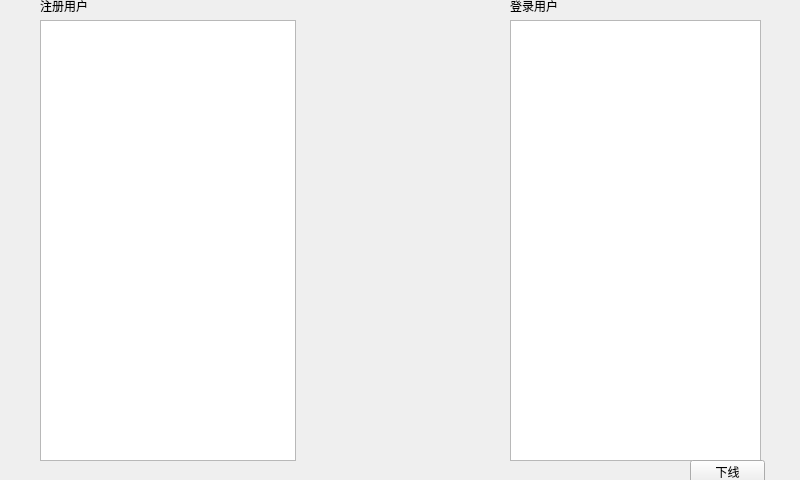
<?xml version="1.0" encoding="UTF-8"?>
<ui version="4.0">
 <class>Widget</class>
 <widget class="QWidget" name="Widget">
  <property name="geometry">
   <rect>
    <x>0</x>
    <y>0</y>
    <width>800</width>
    <height>480</height>
   </rect>
  </property>
  <property name="windowTitle">
   <string>Widget</string>
  </property>
  <widget class="QListWidget" name="listWGRegister">
   <property name="geometry">
    <rect>
     <x>40</x>
     <y>20</y>
     <width>256</width>
     <height>441</height>
    </rect>
   </property>
  </widget>
  <widget class="QListWidget" name="listWGLoginUsr">
   <property name="geometry">
    <rect>
     <x>510</x>
     <y>20</y>
     <width>251</width>
     <height>441</height>
    </rect>
   </property>
  </widget>
  <widget class="QLabel" name="labelRegister">
   <property name="geometry">
    <rect>
     <x>40</x>
     <y>0</y>
     <width>54</width>
     <height>12</height>
    </rect>
   </property>
   <property name="text">
    <string>注册用户</string>
   </property>
  </widget>
  <widget class="QLabel" name="labelLogin">
   <property name="geometry">
    <rect>
     <x>510</x>
     <y>0</y>
     <width>54</width>
     <height>12</height>
    </rect>
   </property>
   <property name="text">
    <string>登录用户</string>
   </property>
  </widget>
  <widget class="QPushButton" name="pushButton">
   <property name="geometry">
    <rect>
     <x>690</x>
     <y>460</y>
     <width>75</width>
     <height>23</height>
    </rect>
   </property>
   <property name="text">
    <string>下线</string>
   </property>
  </widget>
 </widget>
 <layoutdefault spacing="6" margin="11"/>
 <resources/>
 <connections/>
</ui>
